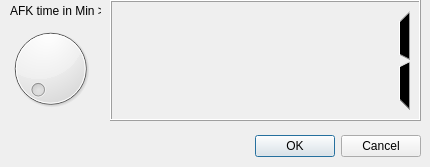
<?xml version="1.0" encoding="UTF-8"?>
<ui version="4.0">
 <class>SettingsDialog</class>
 <widget class="QDialog" name="SettingsDialog">
  <property name="windowModality">
   <enum>Qt::NonModal</enum>
  </property>
  <property name="enabled">
   <bool>true</bool>
  </property>
  <property name="geometry">
   <rect>
    <x>0</x>
    <y>0</y>
    <width>430</width>
    <height>167</height>
   </rect>
  </property>
  <property name="minimumSize">
   <size>
    <width>430</width>
    <height>167</height>
   </size>
  </property>
  <property name="maximumSize">
   <size>
    <width>430</width>
    <height>167</height>
   </size>
  </property>
  <property name="windowTitle">
   <string>AutoAway - Settings</string>
  </property>
  <widget class="QWidget" name="layoutWidget">
   <property name="geometry">
    <rect>
     <x>10</x>
     <y>130</y>
     <width>411</width>
     <height>33</height>
    </rect>
   </property>
   <layout class="QHBoxLayout">
    <property name="spacing">
     <number>6</number>
    </property>
    <property name="leftMargin">
     <number>0</number>
    </property>
    <property name="topMargin">
     <number>0</number>
    </property>
    <property name="rightMargin">
     <number>0</number>
    </property>
    <property name="bottomMargin">
     <number>0</number>
    </property>
    <item>
     <spacer>
      <property name="orientation">
       <enum>Qt::Horizontal</enum>
      </property>
      <property name="sizeHint" stdset="0">
       <size>
        <width>131</width>
        <height>31</height>
       </size>
      </property>
     </spacer>
    </item>
    <item>
     <widget class="QPushButton" name="okButton">
      <property name="text">
       <string>OK</string>
      </property>
     </widget>
    </item>
    <item>
     <widget class="QPushButton" name="cancelButton">
      <property name="text">
       <string>Cancel</string>
      </property>
     </widget>
    </item>
   </layout>
  </widget>
  <widget class="QLCDNumber" name="lcdNumber">
   <property name="geometry">
    <rect>
     <x>110</x>
     <y>0</y>
     <width>311</width>
     <height>121</height>
    </rect>
   </property>
   <property name="mouseTracking">
    <bool>false</bool>
   </property>
   <property name="layoutDirection">
    <enum>Qt::RightToLeft</enum>
   </property>
   <property name="segmentStyle">
    <enum>QLCDNumber::Filled</enum>
   </property>
   <property name="value" stdset="0">
    <double>1.000000000000000</double>
   </property>
  </widget>
  <widget class="QLabel" name="label">
   <property name="geometry">
    <rect>
     <x>10</x>
     <y>0</y>
     <width>91</width>
     <height>21</height>
    </rect>
   </property>
   <property name="text">
    <string>AFK time in Min &gt;&gt;</string>
   </property>
  </widget>
  <widget class="QDial" name="dial">
   <property name="geometry">
    <rect>
     <x>0</x>
     <y>23</y>
     <width>101</width>
     <height>91</height>
    </rect>
   </property>
   <property name="minimum">
    <number>1</number>
   </property>
   <property name="maximum">
    <number>60</number>
   </property>
   <property name="pageStep">
    <number>1</number>
   </property>
  </widget>
  <zorder>lcdNumber</zorder>
  <zorder>label</zorder>
  <zorder>dial</zorder>
  <zorder>layoutWidget</zorder>
 </widget>
 <layoutdefault spacing="6" margin="11"/>
 <tabstops>
  <tabstop>dial</tabstop>
  <tabstop>okButton</tabstop>
  <tabstop>cancelButton</tabstop>
 </tabstops>
 <resources>
  <include location="SettingsDialog.qrc"/>
 </resources>
 <connections>
  <connection>
   <sender>okButton</sender>
   <signal>clicked()</signal>
   <receiver>SettingsDialog</receiver>
   <slot>accept()</slot>
   <hints>
    <hint type="sourcelabel">
     <x>338</x>
     <y>152</y>
    </hint>
    <hint type="destinationlabel">
     <x>87</x>
     <y>166</y>
    </hint>
   </hints>
  </connection>
  <connection>
   <sender>cancelButton</sender>
   <signal>clicked()</signal>
   <receiver>SettingsDialog</receiver>
   <slot>reject()</slot>
   <hints>
    <hint type="sourcelabel">
     <x>419</x>
     <y>153</y>
    </hint>
    <hint type="destinationlabel">
     <x>86</x>
     <y>166</y>
    </hint>
   </hints>
  </connection>
  <connection>
   <sender>dial</sender>
   <signal>valueChanged(int)</signal>
   <receiver>lcdNumber</receiver>
   <slot>display(int)</slot>
   <hints>
    <hint type="sourcelabel">
     <x>46</x>
     <y>80</y>
    </hint>
    <hint type="destinationlabel">
     <x>159</x>
     <y>88</y>
    </hint>
   </hints>
  </connection>
 </connections>
</ui>
